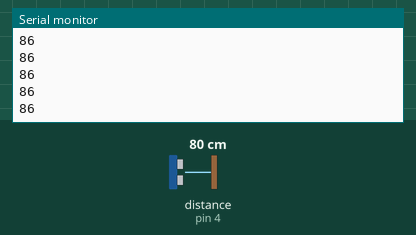
The sketch below on a simulated Arduino Uno, built with avr-gcc and run on an emulated ATmega328P. Shown: the last lines printed to the serial monitor. Wiring (inferred from the names in the program): ultrasonic range finder: trigger pin 2; echo pin 4. The test bench sets the inputs (shaded band); at power-on: distance to the obstacle (sensor on pin 4) 80 cm. The echo pulse lasts 58.3 µs per cm.

Above: at 1.2 s.
1.3 s: distance to the obstacle (sensor on pin 4) set to 2 cm
At 2.2 s:
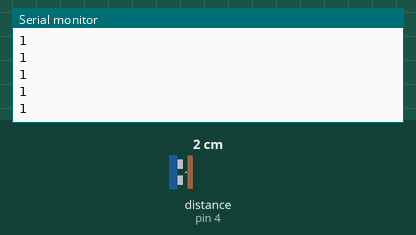
2.8 s: distance to the obstacle (sensor on pin 4) set to 4 cm
At 3.8 s:
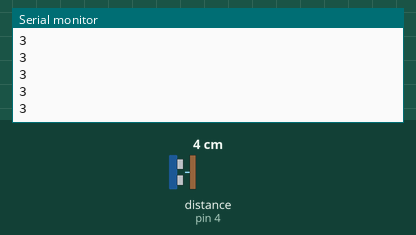
Timing chart, 0 to 5.8 s (numbered marks = the images above; inputs shaded):
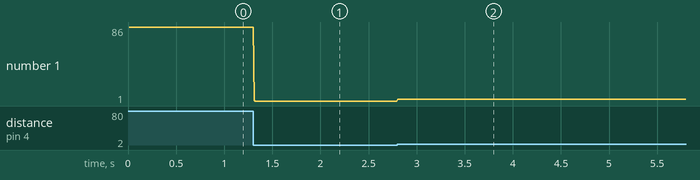

Measured:
- after the input at 1.3 s, the serial monitor: prints a new line at once (image 1)
- after the input at 2.8 s, the serial monitor: prints a new line at once (image 2)
- plotted number 1: 86 → 1 after the input at 1.3 s, 1 → 3 after the input at 2.8 s

The sketch:

Ultrasonic.ino
```cpp
//TrigPin to Pin 2
//EchoPin to Pin 4
int trigPin = 2;
int echoPin = 4;

long cm;
long duration;
long distance;


void setup()
{
 pinMode(trigPin, OUTPUT);
 pinMode(echoPin, INPUT);

 Serial.begin(9600);
}


void loop()
{
  cm = getDistance();
  Serial.println(cm);
}


long getDistance()
{
  delay(10);
  //trigger the device
  digitalWrite(trigPin, LOW);
  delayMicroseconds(2);
  digitalWrite(trigPin, HIGH);
  delayMicroseconds(10);
  digitalWrite(trigPin, LOW);

//how long it has been since we sent the ping
  duration = pulseIn(echoPin, HIGH);

//convert the duration to centimeters ( div by 2 because to and frro)
  cm = duration/27/2;
  return cm;
}
```
